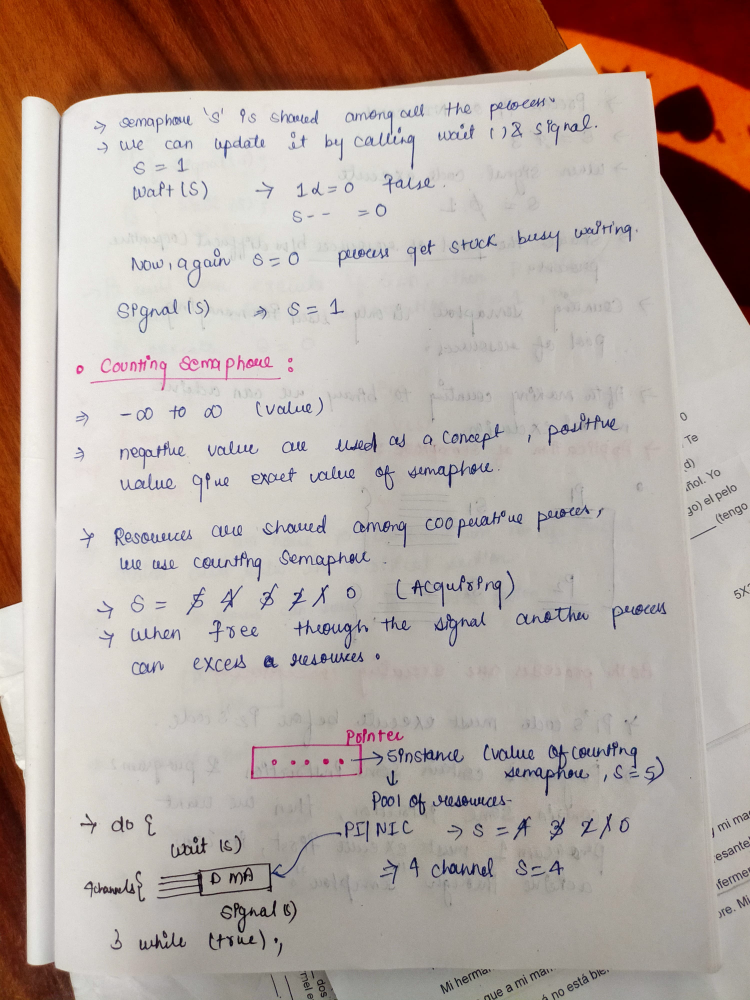
#> input picture image/WhatsApp Image 2025-04-14 at 10.22.09 PM.jpeg, 3000 x 4000 px (shown at 1/4 size); its folder holds only this picture in this run
$ python -i processing.py   (imports and definitions only)
#> lines starting #> are read from the running program, lines starting #| are printed output that depends on the picture; after the words box and inside, x2 and y2 are one past the last pixel; in counts of white or black regions, pixels touching at a corner belong together
import cv2
import numpy as np


def ensure_bgr(img):
    """
    Ensures that the input image is a valid 3-channel uint8 BGR numpy array.
    Guarantees channel invariance across all IPCV processing tools in the pipeline.
    Handles:
    - 2D grayscale / binary images (H, W) -> converted to 3-channel BGR.
    - 3D 1-channel images (H, W, 1) -> squeezed and converted to 3-channel BGR.
    - 4-channel BGRA images (H, W, 4) -> converted to 3-channel BGR.
    - 3-channel BGR images (H, W, 3) -> returned as valid uint8 array.
    """
    if img is None:
        return None

    if not isinstance(img, np.ndarray):
        img = np.array(img, dtype=np.uint8)

    if img.dtype != np.uint8:
        img = np.clip(img, 0, 255).astype(np.uint8)

    if img.ndim == 2:
        return cv2.cvtColor(img, cv2.COLOR_GRAY2BGR)
    elif img.ndim == 3:
        channels = img.shape[2]
        if channels == 1:
            return cv2.cvtColor(img[:, :, 0], cv2.COLOR_GRAY2BGR)
        elif channels == 3:
            return img
        elif channels == 4:
            return cv2.cvtColor(img, cv2.COLOR_BGRA2BGR)

    raise ValueError(f"Unsupported image shape for BGR conversion: {img.shape}")


# [34 lines left out: function apply_noise_filter, not called in this run]


def is_photo(img):
    """
    Determines if the image is a colorful photo or a text document.
    Text documents have predominantly neutral white/gray/black tones (low saturation),
    whereas photos contain diverse chromatic color distributions.
    """
    if img is None:
        return False
    # Grayscale has zero chroma -> text page
    if img.ndim == 2 or (img.ndim == 3 and img.shape[2] == 1):
        return False

    img_bgr = ensure_bgr(img)
    small = cv2.resize(img_bgr, (400, 400), interpolation=cv2.INTER_AREA)
    hsv = cv2.cvtColor(small, cv2.COLOR_BGR2HSV)
    # S = saturation (color intensity), V = brightness
    colourful = (hsv[..., 1] > 60) & (hsv[..., 2] > 50)
    return float(colourful.mean()) > 0.20


# [229 lines left out: functions auto_crop, order_points, crop_and_straighten, rotate_image, apply_threshold, compute_grayscale_histogram and 2 more, not called in this run]


def enhance_text_page(img):
    """
    Illumination compensation and text contrast enhancement:
    1. Background illumination modeling via morphological dilation & median filtering.
    2. Background division to flatten uneven shadows and gradients.
    3. Contrast stretching via non-linear Look-Up Table (LUT).
    4. Unsharp masking for crisp letter definition.
    """
    img_bgr = ensure_bgr(img)
    gray = cv2.cvtColor(img_bgr, cv2.COLOR_BGR2GRAY)

    h, w = gray.shape
    if w < 1600:
        s = 1600.0 / w
        gray = cv2.resize(gray, None, fx=s, fy=s, interpolation=cv2.INTER_CUBIC)
        h, w = gray.shape

    k1 = max(7, (w // 200) | 1)
    k2 = max(21, (w // 60) | 1)
    bg = cv2.medianBlur(cv2.dilate(gray, np.ones((k1, k1), np.uint8)), k2)
    norm = cv2.divide(gray, bg, scale=255)

    lut = np.clip((np.arange(256) - 70) * 255.0 / (225 - 70), 0, 255).astype(np.uint8)
    out = cv2.LUT(norm, lut)

    blur = cv2.GaussianBlur(out, (0, 0), 1.2)
    sharp = cv2.addWeighted(out, 1.6, blur, -0.6, 0)
    return ensure_bgr(sharp)


# [36 lines left out: functions enhance_photo, enhance_photo_gray, not called in this run]


def process_image(img, mode="auto", output="bw"):
    """
    Full document enhancement pipeline:
    Automatically balances illumination, enhances text readability, or applies CLAHE
    based on picture type and desired output format.
    """
    img = ensure_bgr(img)
    h, w = img.shape[:2]
    scale = 2600.0 / max(h, w)
    if scale < 1:
        img = cv2.resize(img, None, fx=scale, fy=scale, interpolation=cv2.INTER_AREA)

    if mode == "photo":
        photo = True
    elif mode == "text":
        photo = False
    else:
        photo = is_photo(img)

    if not photo:
        res = enhance_text_page(img)
    elif output == "bw":
        res = enhance_photo_gray(img)
    else:
        res = enhance_photo(img)

    return ensure_bgr(res)

>>> import cv2
>>> picture = cv2.imread('image/WhatsApp Image 2025-04-14 at 10.22.09 PM.jpeg')
#> picture is the input picture: shape (4000, 3000, 3); mean B, G, R 159.8, 167, 181.2
>>> result = process_image(picture)
#> in is_photo, `small = cv2.resize(img_bgr, (400, 400), interpolation=cv2.INTER_AREA)`:
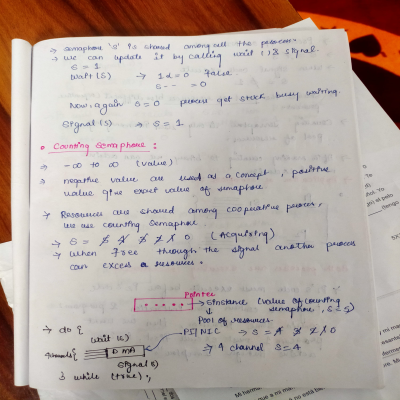
#> small: shape (400, 400, 3); mean B, G, R 159.8, 167, 181.2
#> in is_photo, `colourful = (hsv[..., 1] > 60) & (hsv[..., 2] > 50)`:
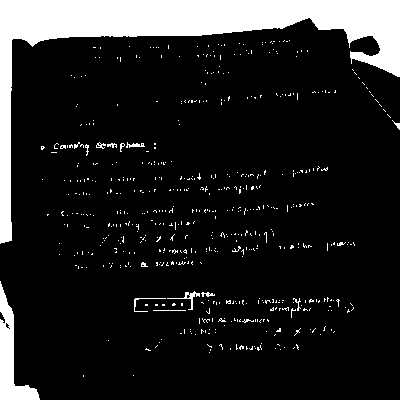
#> colourful: shape (400, 400) bool; 13.2% white; 569 white regions (553 under 20 px), largest, box (x1, y1, x2, y2) and area: (0, 0, 400, 244) 17195, (0, 281, 40, 400) 1707, (167, 291, 200, 310) 114
#> in process_image, `photo = is_photo(img)`: photo = False
#> in enhance_text_page, `gray = cv2.cvtColor(img_bgr, cv2.COLOR_BGR2GRAY)`:
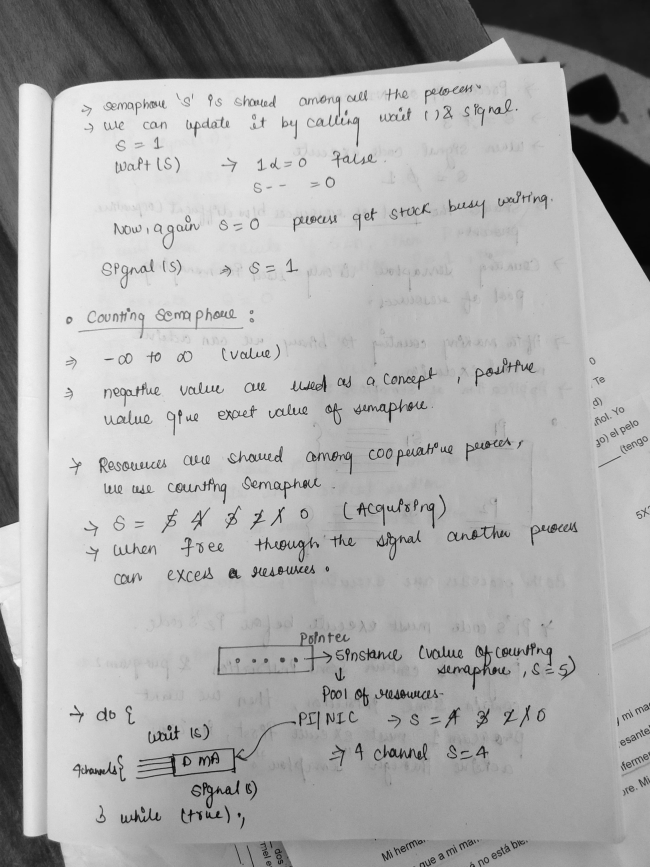
#> gray: shape (2600, 1950) (shown at 1/3 size); min 0, max 248, mean 170.4
#> in enhance_text_page, `bg = cv2.medianBlur(cv2.dilate(gray, np.ones((k1, k1), np.uint8)), k2)`:
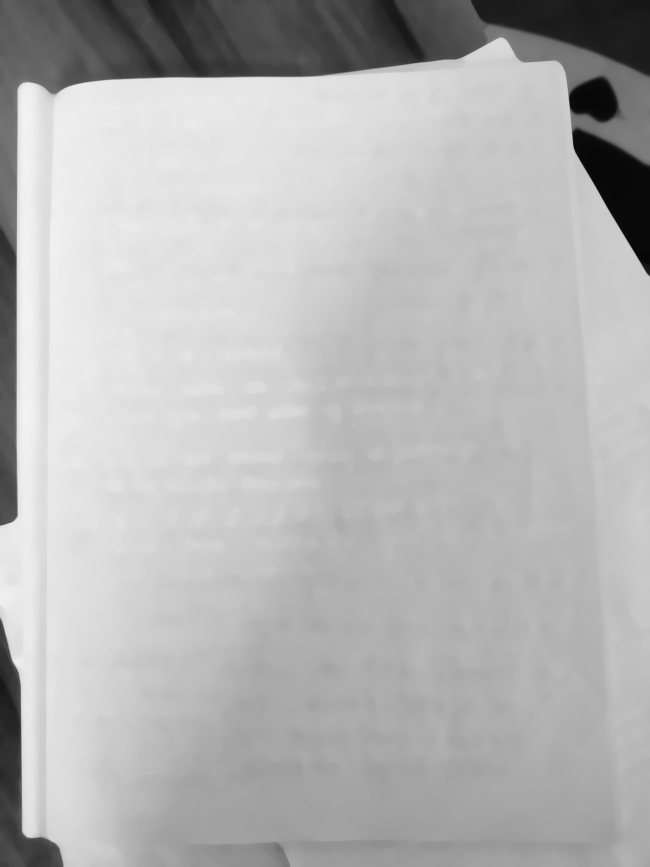
#> bg: shape (2600, 1950) (shown at 1/3 size); min 7, max 242, mean 181.2
#> in enhance_text_page, `norm = cv2.divide(gray, bg, scale=255)`:
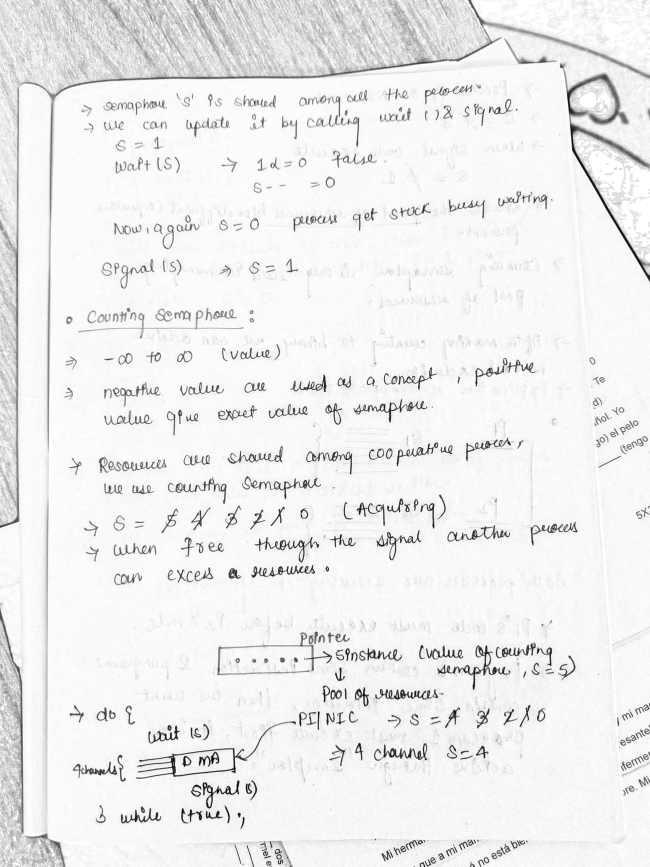
#> norm: shape (2600, 1950) (shown at 1/3 size); min 0, max 255, mean 238
#> in enhance_text_page, `out = cv2.LUT(norm, lut)`:
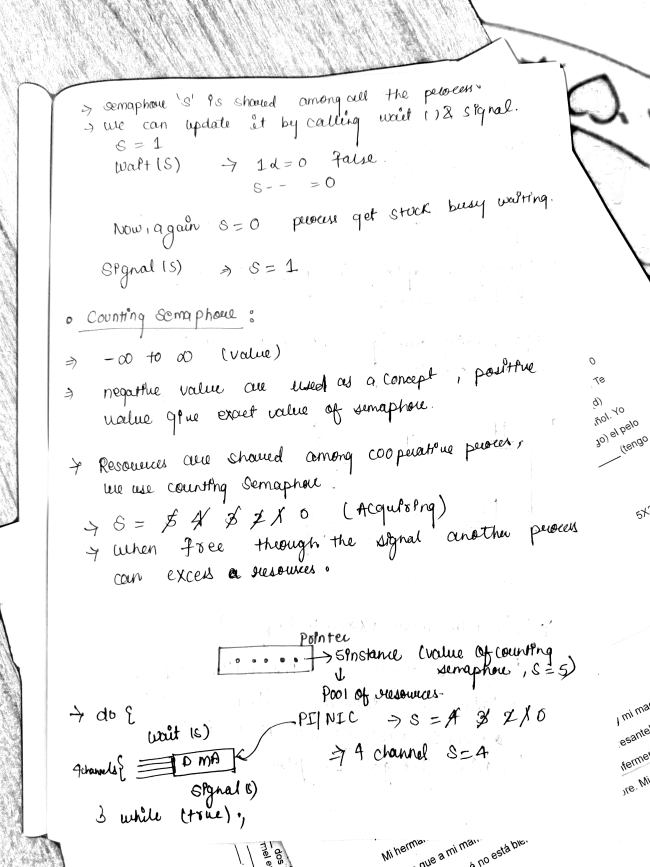
#> out: shape (2600, 1950) (shown at 1/3 size); min 0, max 255, mean 244.2

$ run again, on image/WhatsApp Image 2025-04-14 at 10.38.19 PM.jpeg
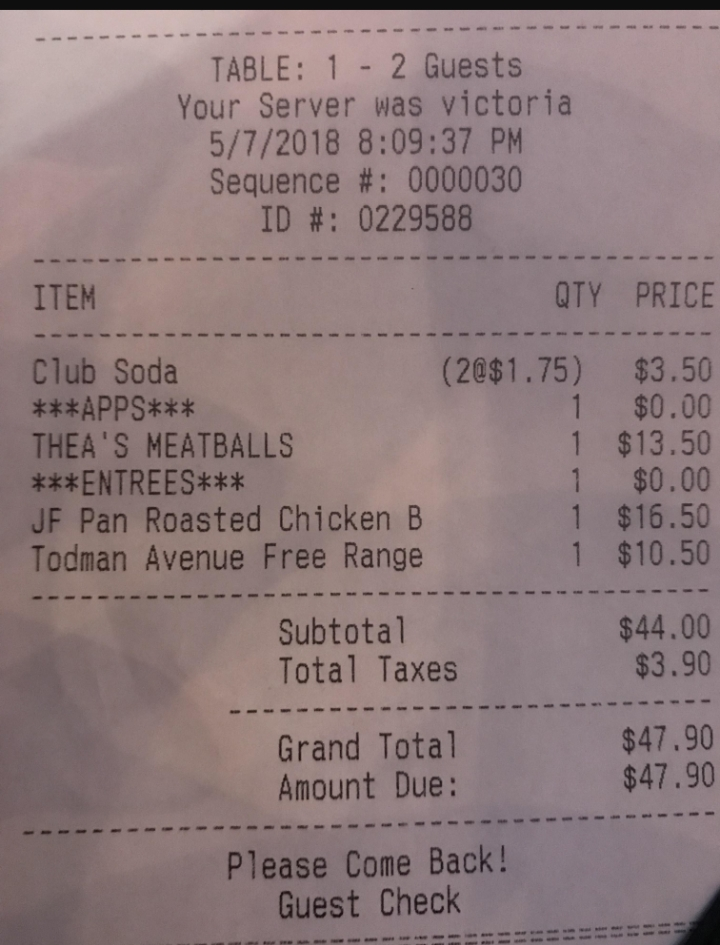
#> input picture image/WhatsApp Image 2025-04-14 at 10.38.19 PM.jpeg, 720 x 945 px
#> picture is the input picture: shape (945, 720, 3); mean B, G, R 123, 122, 141.1
#> hsv: shape (400, 400, 3); mean H, S, V 94.7, 37, 141.1
#> in is_photo, `colourful = (hsv[..., 1] > 60) & (hsv[..., 2] > 50)`:
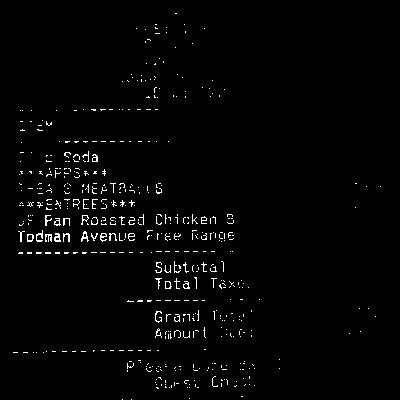
#> colourful: shape (400, 400) bool; 1.8% white in thin lines or dots, all inside (x1, y1, x2, y2) = (13, 13, 381, 400)
#> photo = False
#> in enhance_text_page, `sharp = cv2.addWeighted(out, 1.6, blur, -0.6, 0)`:
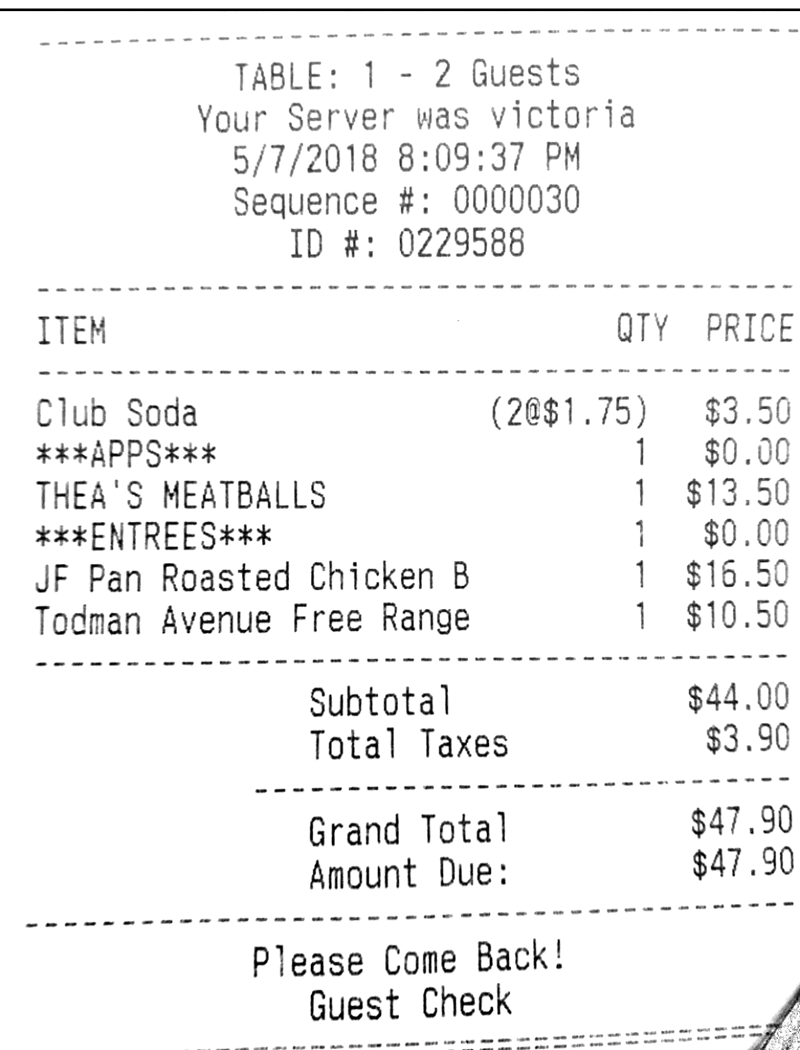
#> sharp: shape (2100, 1600) (shown at 1/2 size); min 0, max 255, mean 243

$ run again, on image/WhatsApp Image 2025-04-14 at 10.44.25 PM.jpeg
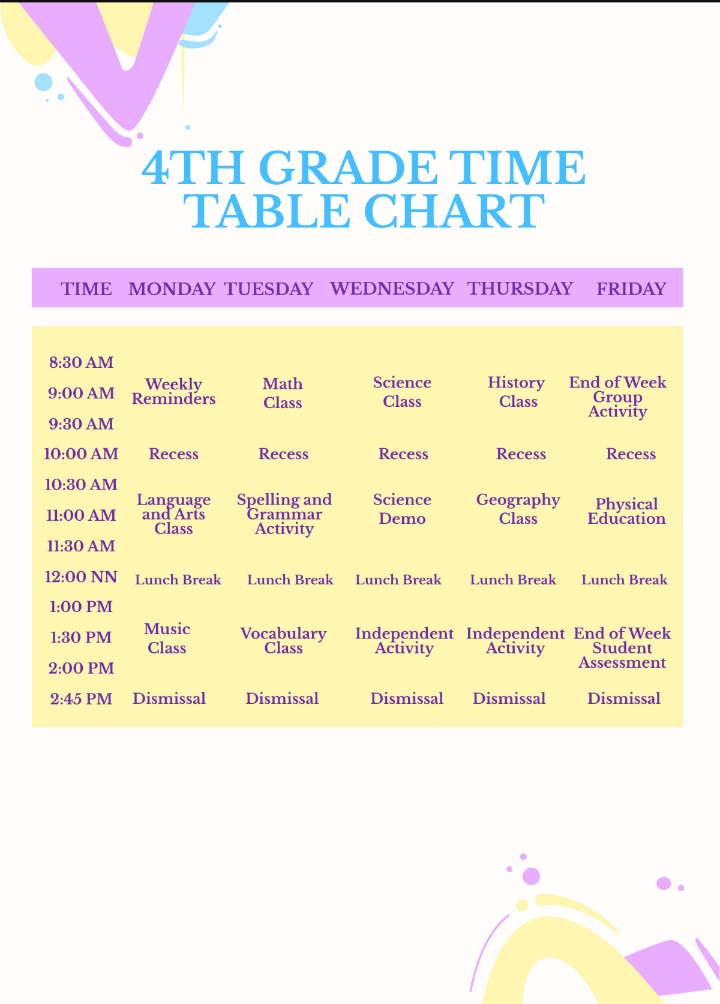
#> input picture image/WhatsApp Image 2025-04-14 at 10.44.25 PM.jpeg, 720 x 1004 px
#> picture is the input picture: shape (1004, 720, 3); mean B, G, R 222, 239.7, 246.4
#> hsv: shape (400, 400, 3); mean H, S, V 35.5, 37, 250.2
#> in is_photo, `colourful = (hsv[..., 1] > 60) & (hsv[..., 2] > 50)`:
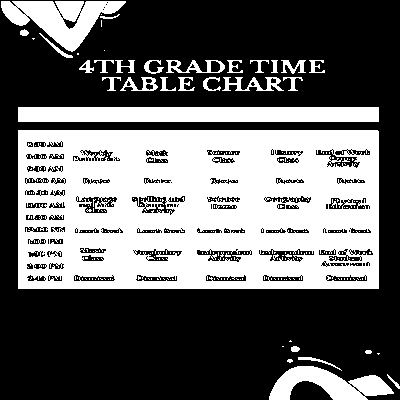
#> colourful: shape (400, 400) bool; 40.1% white; 270 white regions (241 under 20 px), largest, box (x1, y1, x2, y2) and area: (18, 130, 379, 289) 49841, (18, 107, 379, 122) 5415, (1, 1, 126, 52) 3155
#> photo = True
#> in enhance_photo_gray, `gray = cv2.cvtColor(img_bgr, cv2.COLOR_BGR2GRAY)`:
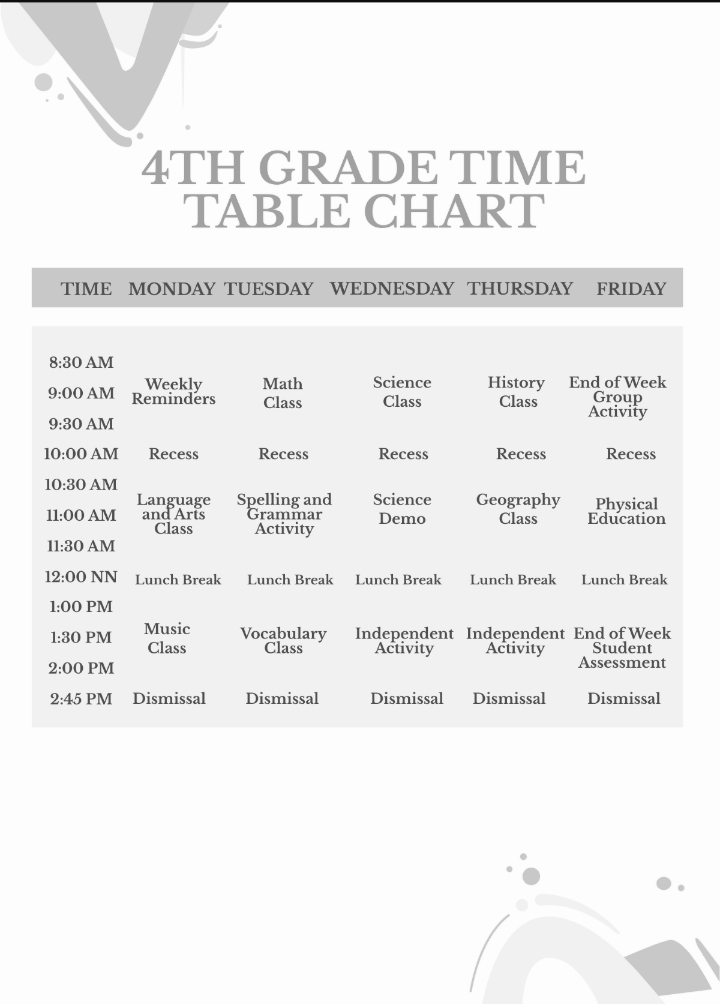
#> gray: shape (1004, 720); min 13, max 254, mean 239.7
